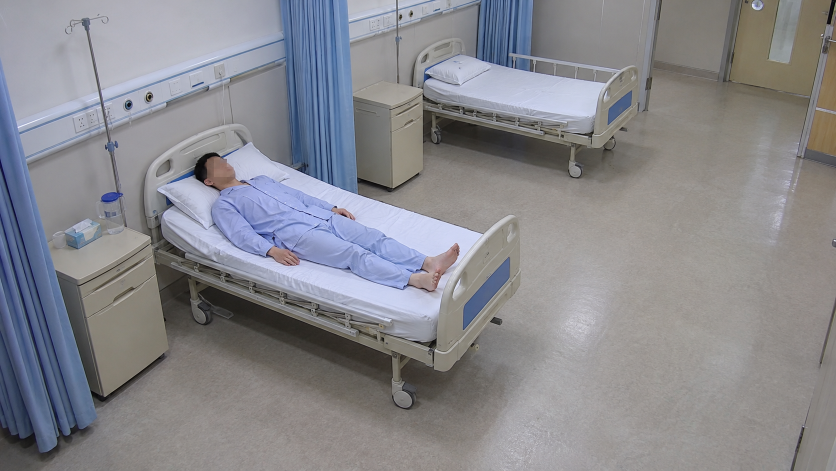
#> input picture hospitall-fall-detection/test_videos/synthetic_hospital_fall/frame_01_bed.png, 1672 x 941 px (shown at 1/2 size)
$ python make_robotx_contacts.py --images ../../hospitall-fall-detection/test_videos/synthetic_hospital_fall --output out.png
#> lines starting #> are read from the running program, lines starting #| are printed output that depends on the picture; after the words box and inside, x2 and y2 are one past the last pixel; in counts of white or black regions, pixels touching at a corner belong together
#!/usr/bin/env python3
"""Create numbered contact sheets for visual annotation QA."""

from __future__ import annotations

import argparse
import math
from pathlib import Path

import cv2
import numpy as np


def main():
    parser = argparse.ArgumentParser(description=__doc__)
    parser.add_argument("--images", type=Path, required=True)
    parser.add_argument("--output", type=Path, required=True)
    parser.add_argument("--per-sheet", type=int, default=20)
    args = parser.parse_args()
    files = sorted(p for p in args.images.iterdir()
                   if p.suffix.lower() in {".jpg", ".jpeg", ".png"})
    args.output.mkdir(parents=True, exist_ok=True)
    tile_w, tile_h, label_h, cols = 320, 180, 28, 4
    for start in range(0, len(files), args.per_sheet):
        subset = files[start:start + args.per_sheet]
        rows = math.ceil(len(subset) / cols)
        sheet = np.full((rows * (tile_h + label_h), cols * tile_w, 3), 245, np.uint8)
        for offset, path in enumerate(subset):
            image = cv2.imread(str(path))
#> image is the input picture: shape (941, 1672, 3); mean B, G, R 141, 135.8, 135.8
            if image is None:
                continue
            h, w = image.shape[:2]
#> h = 941; w = 1672
            scale = min(tile_w / w, tile_h / h)
#> scale = 0.191
            resized = cv2.resize(image, (max(1, int(w * scale)), max(1, int(h * scale))))
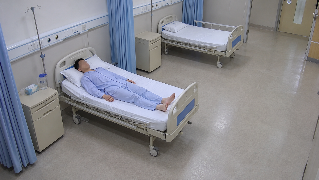
#> resized: shape (180, 319, 3); mean B, G, R 140.8, 135.6, 135.6
            row, col = divmod(offset, cols)
            y0, x0 = row * (tile_h + label_h), col * tile_w
            y = y0 + (tile_h - resized.shape[0]) // 2
#> y = 0
            x = x0 + (tile_w - resized.shape[1]) // 2
#> x = 0
            sheet[y:y + resized.shape[0], x:x + resized.shape[1]] = resized
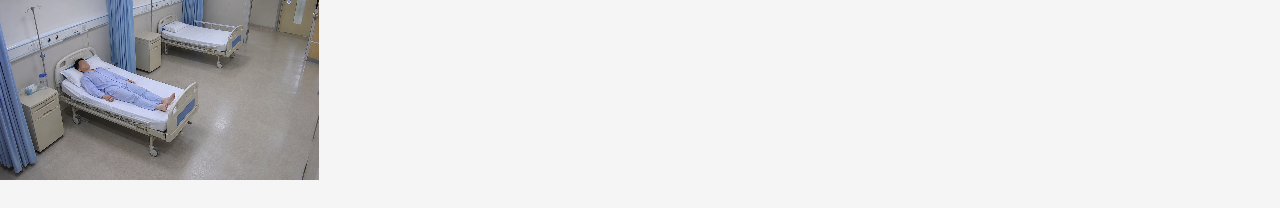
#> sheet: shape (208, 1280, 3); mean B, G, R 222.5, 221.4, 221.4
            cv2.putText(sheet, f"{start + offset + 1:03d}  {path.name}",
                        (x0 + 5, y0 + tile_h + 20), cv2.FONT_HERSHEY_SIMPLEX,
                        .55, (20, 20, 20), 1, cv2.LINE_AA)
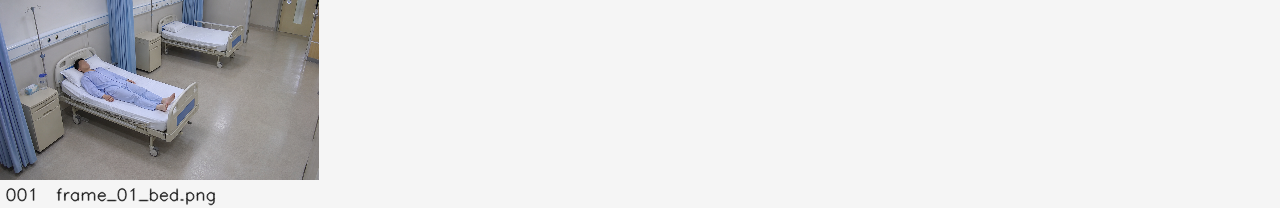
#> sheet: shape (208, 1280, 3); 0.48% of pixels changed, all inside (x1, y1, x2, y2) = (6, 187, 216, 206)
        cv2.imwrite(str(args.output / f"contact_{start + 1:03d}_{start + len(subset):03d}.jpg"), sheet)
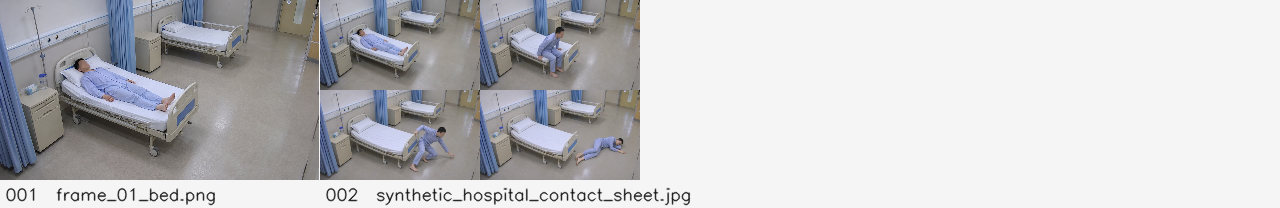
#> saved as contact_001_002.jpg: shape (208, 1280, 3); mean B, G, R 199.4, 197.2, 197.2
    print(f"{len(files)} images -> {math.ceil(len(files) / args.per_sheet)} sheets")


if __name__ == "__main__":
    main()

$ run again, on hospitall-fall-detection/test_videos/synthetic_hospital_fall/frame_02_sitting.png
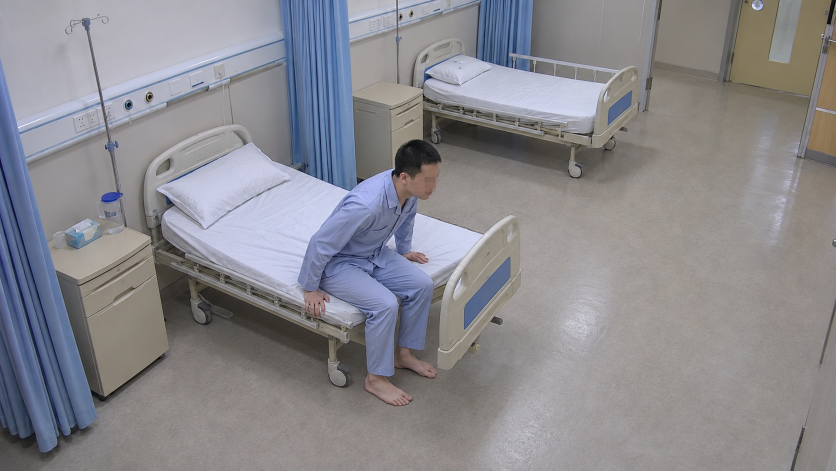
#> input picture hospitall-fall-detection/test_videos/synthetic_hospital_fall/frame_02_sitting.png, 1672 x 941 px (shown at 1/2 size)
#> in main, image is the input picture: shape (941, 1672, 3); mean B, G, R 142.1, 136.9, 137.8
#> in main, `resized = cv2.resize(image, (max(1, int(w * scale)), max(1, int(h * sc..`:
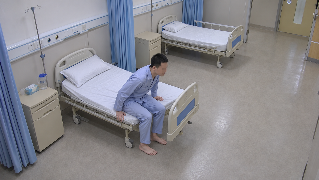
#> resized: shape (180, 319, 3); mean B, G, R 141.9, 136.7, 137.6
#> in main, `cv2.putText(sheet, f"{start + offset + 1:03d}  {path.name}", (x0 + 5, ..`:
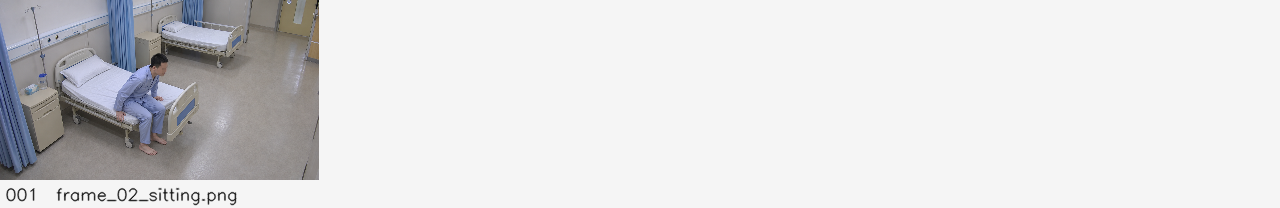
#> sheet: shape (208, 1280, 3); mean B, G, R 222.2, 221.1, 221.3

$ run again, on hospitall-fall-detection/test_videos/synthetic_hospital_fall/frame_03_falling.png
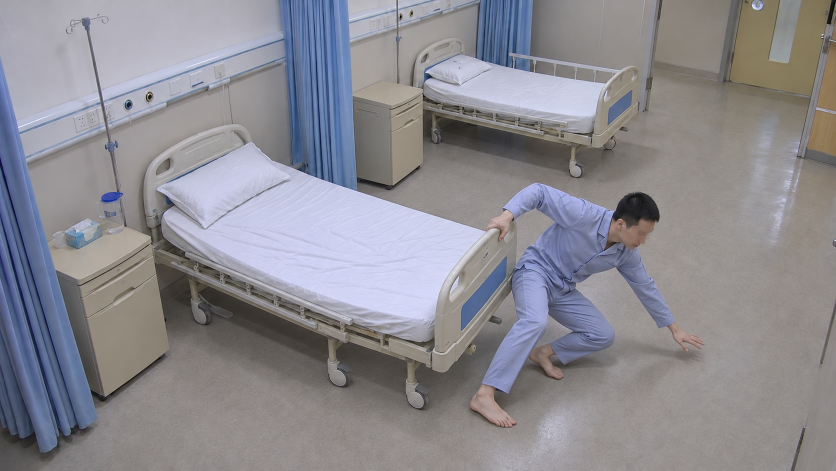
#> input picture hospitall-fall-detection/test_videos/synthetic_hospital_fall/frame_03_falling.png, 1672 x 941 px (shown at 1/2 size)
#> in main, image is the input picture: shape (941, 1672, 3); mean B, G, R 145, 138.5, 139.8
#> in main, `resized = cv2.resize(image, (max(1, int(w * scale)), max(1, int(h * sc..`:
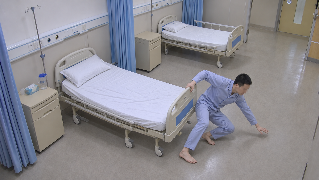
#> resized: shape (180, 319, 3); mean B, G, R 144.9, 138.4, 139.7
#> in main, `cv2.putText(sheet, f"{start + offset + 1:03d}  {path.name}", (x0 + 5, ..`:
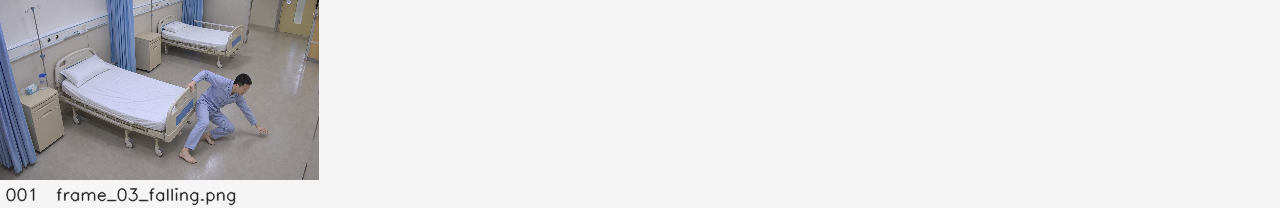
#> sheet: shape (208, 1280, 3); mean B, G, R 222.9, 221.5, 221.8
